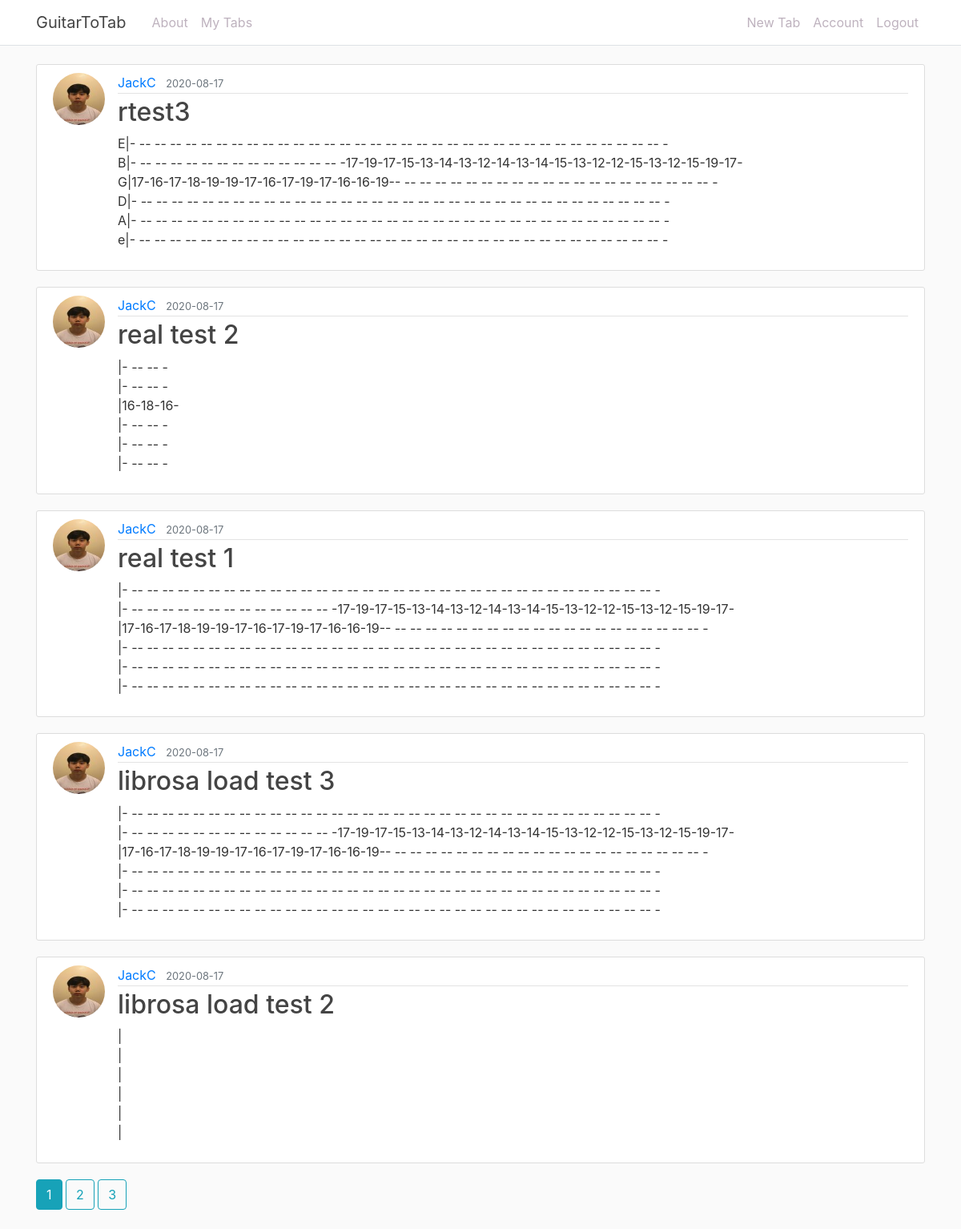
The app's page /my_tabs (signed in), older data.
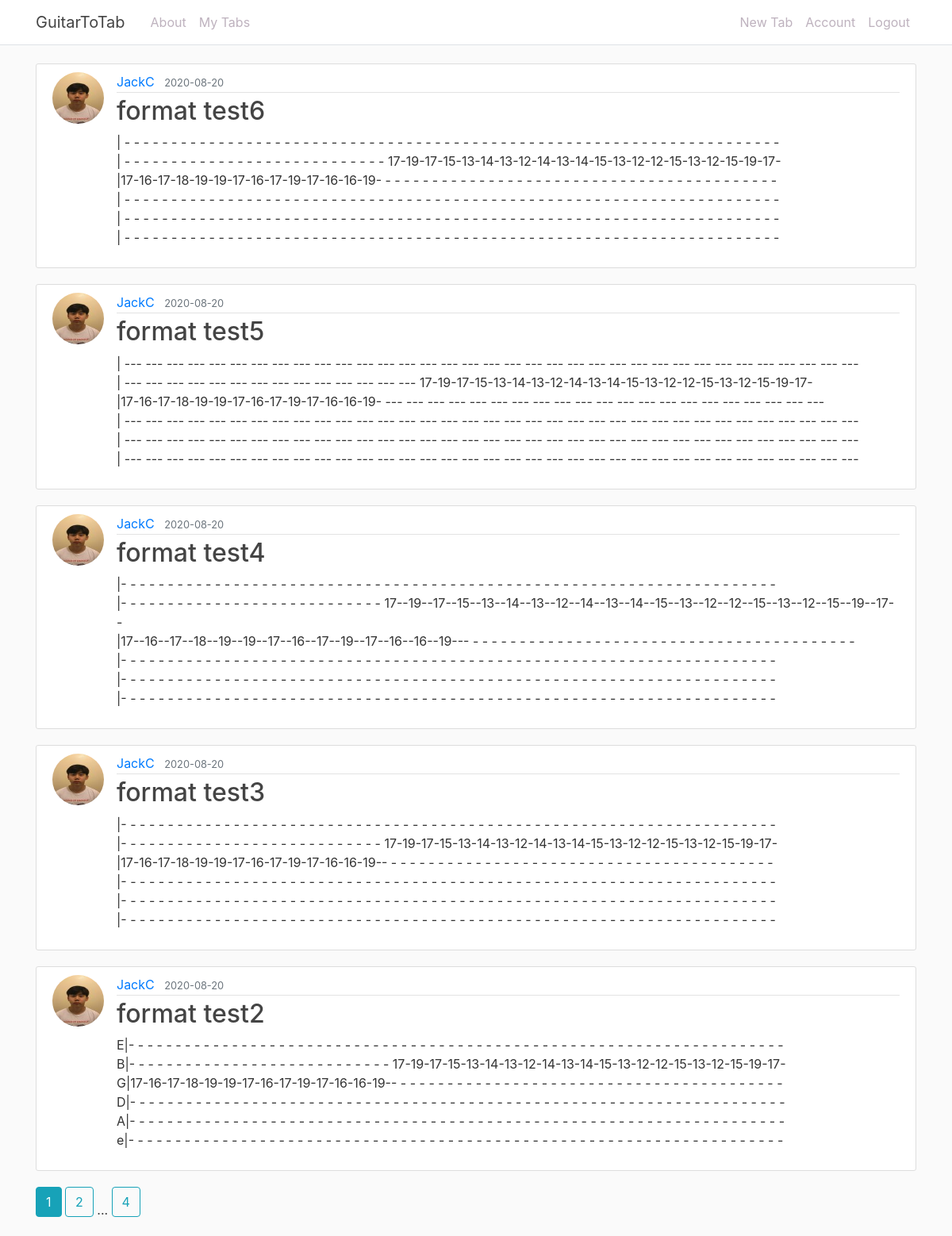
The same page, newer data.
### guitartotab/models.py (models this page shows, shortened)
class Tab(db.Model):
    id = db.Column(db.Integer, primary_key=True)
    title = db.Column(db.String(100), nullable=False)
    date_posted = db.Column(db.DateTime, nullable=False, default=datetime.utcnow)
    content = db.Column(db.Text, nullable=False)
    user_id = db.Column(db.Integer, db.ForeignKey('user.id'), nullable=False)

class User(db.Model, UserMixin):
    id = db.Column(db.Integer, primary_key=True)
    username = db.Column(db.String(20), unique=True, nullable=False)
    email = db.Column(db.String(120), unique=True, nullable=False)
    image_file = db.Column(db.String(20), nullable=False, default='default.jpg')
    password = db.Column(db.String(60), nullable=False)
    tabs = db.relationship('Tab', backref='author', lazy=True)

### guitartotab/main/routes.py (the view)
@main.route('/my_tabs')
@login_required
def my_tabs():
    page = request.args.get('page', 1, type=int)
    user = current_user
    tabs = Tab.query.filter_by(author=user).order_by(Tab.date_posted.desc()).paginate(page=page,per_page=5)
    return render_template('home.html', title='My Tabs', tabs=tabs)

### guitartotab/models.py (called while the page is built)
@login_manager.user_loader
def load_user(user_id):
    return User.query.get(int(user_id))

### guitartotab/templates/home.html
{% extends "base2.html" %}
{% block content %}
    {% if tabs.items %}
      {% for tab in tabs.items %}
          <article class="media content-section">
            <img class="rounded-circle article-img" src="{{ url_for('static', filename='profile_pics/' + tab.author.image_file) }}">
            <div class="media-body">
              <div class="article-metadata">
                <a class="mr-2" href="#">{{ tab.author.username }}</a>
                <small class="text-muted">{{ tab.date_posted.strftime('%Y-%m-%d') }}</small>
              </div>
              <h2><a class="article-title" href="{{ url_for('tabs.tab', tab_id=tab.id) }}">{{ tab.title }}</a></h2>
              <p class="article-content">{{ tab.content }}</p>
            </div>
          </article>
      {% endfor %}
      {% for page_num in tabs.iter_pages(left_edge=1, right_edge=1, left_current=1, right_current=2) %}
          {% if page_num %}
            {% if tabs.page == page_num %}
              <a class="btn btn-info mb-4" href="{{ url_for('main.my_tabs', page=page_num) }}">{{ page_num }}</a>
            {% else %}
              <a class="btn btn-outline-info mb-4" href="{{ url_for('main.my_tabs', page=page_num) }}">{{ page_num }}</a>
            {% endif %}
          {% else %}
            ...
          {% endif %}
      {% endfor %}
    {% else %}
      <h1>There seem to be nothing here...</h1>
    {% endif %}
{% endblock content %}

### guitartotab/templates/base2.html (shortened to what this page needs)
<!DOCTYPE html>
<html>
<head>
    <link rel="stylesheet" href="https://maxcdn.bootstrapcdn.com/bootstrap/4.0.0/css/bootstrap.min.css">
    <link rel="stylesheet" type="text/css" href="{{ url_for('static', filename='main.css') }}">
</head>
<body>
    <header class="site-header">
        <nav class="navbar navbar-expand-md navbar-dark bg-steel fixed-top border-bottom">
          <div class="container">
            {% if current_user.is_authenticated %}
              <a class="navbar-brand mr-4" href="/my_tabs">GuitarToTab</a>
            {% else %}
              <a class="navbar-brand mr-4" href="/landing">GuitarToTab</a>
            {% endif %}
            <div class="collapse navbar-collapse" id="navbarToggle">
              <div class="navbar-nav mr-auto">
                {% if current_user.is_authenticated %}
                  <a class="nav-item nav-link" href="{{ url_for('main.about') }}">About</a>
                  <a class="nav-item nav-link" href="{{ url_for('main.my_tabs') }}">My Tabs</a>
                {% else %}
                  <a class="nav-item nav-link" href="{{ url_for('main.about') }}">About</a>
                {% endif %}
              </div>
              <div class="navbar-nav">
                {% if current_user.is_authenticated %}
                  <a class="nav-item nav-link" href="{{ url_for('tabs.new_tabs') }}">New Tab</a>
                  <a class="nav-item nav-link" href="{{ url_for('users.account') }}">Account</a>
                  <a class="nav-item nav-link" href="{{ url_for('users.logout') }}">Logout</a>
                {% else %}
                  <a class="nav-item nav-link" href="{{ url_for('users.login') }}">Login</a>
                  <a class="nav-item nav-link" href="{{ url_for('users.register') }}">Register</a>
                {% endif %}
              </div>
            </div>
          </div>
        </nav>
     </header>
     <main role="main" class="container">
      <div class="row">
        <div class="col-md-12">
          {% block content %}{% endblock %}
        </div>
      </div>
    </main>
</body>
</html>

### guitartotab/static/main.css (style rules this page uses)
body { background: #fafafa; color: #333333; margin-top: 5rem; font-family: -apple-system, BlinkMacSystemFont, 'Segoe UI', Roboto, Oxygen, Ubuntu, Cantarell, 'Open Sans', 'Helvetica Neue', sans-serif; }
h1, h2, h3, h4, h5, h6 { color: #444444; }
.container .navbar-brand { color: #444444; }
.bg-steel { background-color: #ffffff; }
.site-header .navbar-nav .nav-link { color: #beb2be; }
.content-section { background: #ffffff; padding: 10px 20px; border: 1px solid #dddddd; border-radius: 3px; margin-bottom: 20px; }
.article-title { color: #444444; }
.article-content { white-space: pre-line; }
.article-img { height: 65px; width: 65px; margin-right: 16px; }
.article-metadata { padding-bottom: 1px; margin-bottom: 4px; border-bottom: 1px solid #e3e3e3 }

Row changes from the older to the newer data that the page shows:
no longer on this page (row unchanged): Tab: image_file (picture), author.username "JackC", date_posted "2020-08-17", title "rtest3", content "E|- -- -- -- -- -- -- -- -- -- -- -- -- -- -- -- -- -- -- -- -- -- -- -- -- -- -- -- -- -- -- -- -- -- -- - B|- -- -- -- -- -- -- -- -- -- -- -- -- -- -17-19-17-15-13-14-13-12-14-13-14-15-13-12-12-15-13-12-15-19-17- G|17-16-17-18-19-19-17-16-17-19-17-16-16-19-- -- -- -- -- -- -- -- -- -- -- -- -- -- -- -- -- -- -- -- -- - D|- -- -- -- -- -- -- -- -- -- -- -- -- -- -- -- -- -- -- -- -- -- -- -- -- -- -- -- -- -- -- -- -- -- -- - A|- -- -- -- -- -- -- -- -- -- -- -- -- -- -- -- -- -- -- -- -- -- -- -- -- -- -- -- -- -- -- -- -- -- -- - e|- -- -- -- -- -- -- -- -- -- -- -- -- -- -- -- -- -- -- -- -- -- -- -- -- -- -- -- -- -- -- -- -- -- -- -"
no longer on this page (row unchanged): Tab: image_file (picture), author.username "JackC", date_posted "2020-08-17", title "real test 2", content "|- -- -- - |- -- -- - |16-18-16- |- -- -- - |- -- -- - |- -- -- -"
no longer on this page (row unchanged): Tab: image_file (picture), author.username "JackC", date_posted "2020-08-17", title "real test 1", content "|- -- -- -- -- -- -- -- -- -- -- -- -- -- -- -- -- -- -- -- -- -- -- -- -- -- -- -- -- -- -- -- -- -- -- - |- -- -- -- -- -- -- -- -- -- -- -- -- -- -17-19-17-15-13-14-13-12-14-13-14-15-13-12-12-15-13-12-15-19-17- |17-16-17-18-19-19-17-16-17-19-17-16-16-19-- -- -- -- -- -- -- -- -- -- -- -- -- -- -- -- -- -- -- -- -- - |- -- -- -- -- -- -- -- -- -- -- -- -- -- -- -- -- -- -- -- -- -- -- -- -- -- -- -- -- -- -- -- -- -- -- - |- -- -- -- -- -- -- -- -- -- -- -- -- -- -- -- -- -- -- -- -- -- -- -- -- -- -- -- -- -- -- -- -- -- -- - |- -- -- -- -- -- -- -- -- -- -- -- -- -- -- -- -- -- -- -- -- -- -- -- -- -- -- -- -- -- -- -- -- -- -- -"
no longer on this page (row unchanged): Tab: image_file (picture), author.username "JackC", date_posted "2020-08-17", title "librosa load test 3", content "|- -- -- -- -- -- -- -- -- -- -- -- -- -- -- -- -- -- -- -- -- -- -- -- -- -- -- -- -- -- -- -- -- -- -- - |- -- -- -- -- -- -- -- -- -- -- -- -- -- -17-19-17-15-13-14-13-12-14-13-14-15-13-12-12-15-13-12-15-19-17- |17-16-17-18-19-19-17-16-17-19-17-16-16-19-- -- -- -- -- -- -- -- -- -- -- -- -- -- -- -- -- -- -- -- -- - |- -- -- -- -- -- -- -- -- -- -- -- -- -- -- -- -- -- -- -- -- -- -- -- -- -- -- -- -- -- -- -- -- -- -- - |- -- -- -- -- -- -- -- -- -- -- -- -- -- -- -- -- -- -- -- -- -- -- -- -- -- -- -- -- -- -- -- -- -- -- - |- -- -- -- -- -- -- -- -- -- -- -- -- -- -- -- -- -- -- -- -- -- -- -- -- -- -- -- -- -- -- -- -- -- -- -"
no longer on this page (row unchanged): Tab: image_file (picture), author.username "JackC", date_posted "2020-08-17", title "librosa load test 2", content "| | | | | |"
added Tab: image_file (picture), author.username "JackC", date_posted "2020-08-20", title "format test6", content "| - - - - - - - - - - - - - - - - - - - - - - - - - - - - - - - - - - - - - - - - - - - - - - - - - - - - - - - - - - - - - - - - - - - - - - | - - - - - - - - - - - - - - - - - - - - - - - - - - - - 17-19-17-15-13-14-13-12-14-13-14-15-13-12-12-15-13-12-15-19-17- |17-16-17-18-19-19-17-16-17-19-17-16-16-19- - - - - - - - - - - - - - - - - - - - - - - - - - - - - - - - - - - - - - - - - - - | - - - - - - - - - - - - - - - - - - - - - - - - - - - - - - - - - - - - - - - - - - - - - - - - - - - - - - - - - - - - - - - - - - - - - - | - - - - - - - - - - - - - - - - - - - - - - - - - - - - - - - - - - - - - - - - - - - - - - - - - - - - - - - - - - - - - - - - - - - - - - | - - - - - - - - - - -…"
added Tab: image_file (picture), author.username "JackC", date_posted "2020-08-20", title "format test5", content "| --- --- --- --- --- --- --- --- --- --- --- --- --- --- --- --- --- --- --- --- --- --- --- --- --- --- --- --- --- --- --- --- --- --- --- | --- --- --- --- --- --- --- --- --- --- --- --- --- --- 17-19-17-15-13-14-13-12-14-13-14-15-13-12-12-15-13-12-15-19-17- |17-16-17-18-19-19-17-16-17-19-17-16-16-19- --- --- --- --- --- --- --- --- --- --- --- --- --- --- --- --- --- --- --- --- --- | --- --- --- --- --- --- --- --- --- --- --- --- --- --- --- --- --- --- --- --- --- --- --- --- --- --- --- --- --- --- --- --- --- --- --- | --- --- --- --- --- --- --- --- --- --- --- --- --- --- --- --- --- --- --- --- --- --- --- --- --- --- --- --- --- --- --- --- --- --- --- | --- --- --- --- ---…"
added Tab: image_file (picture), author.username "JackC", date_posted "2020-08-20", title "format test4", content "|- - - - - - - - - - - - - - - - - - - - - - - - - - - - - - - - - - - - - - - - - - - - - - - - - - - - - - - - - - - - - - - - - - - - - - |- - - - - - - - - - - - - - - - - - - - - - - - - - - - 17--19--17--15--13--14--13--12--14--13--14--15--13--12--12--15--13--12--15--19--17-- |17--16--17--18--19--19--17--16--17--19--17--16--16--19--- - - - - - - - - - - - - - - - - - - - - - - - - - - - - - - - - - - - - - - - - - |- - - - - - - - - - - - - - - - - - - - - - - - - - - - - - - - - - - - - - - - - - - - - - - - - - - - - - - - - - - - - - - - - - - - - - |- - - - - - - - - - - - - - - - - - - - - - - - - - - - - - - - - - - - - - - - - - - - - - - - - - - - - - - - - - - - - - - - - - -…"
added Tab: image_file (picture), author.username "JackC", date_posted "2020-08-20", title "format test3", content "|- - - - - - - - - - - - - - - - - - - - - - - - - - - - - - - - - - - - - - - - - - - - - - - - - - - - - - - - - - - - - - - - - - - - - - |- - - - - - - - - - - - - - - - - - - - - - - - - - - - 17-19-17-15-13-14-13-12-14-13-14-15-13-12-12-15-13-12-15-19-17- |17-16-17-18-19-19-17-16-17-19-17-16-16-19-- - - - - - - - - - - - - - - - - - - - - - - - - - - - - - - - - - - - - - - - - - |- - - - - - - - - - - - - - - - - - - - - - - - - - - - - - - - - - - - - - - - - - - - - - - - - - - - - - - - - - - - - - - - - - - - - - |- - - - - - - - - - - - - - - - - - - - - - - - - - - - - - - - - - - - - - - - - - - - - - - - - - - - - - - - - - - - - - - - - - - - - - |- - - - - - - - - - - - - -…"
added Tab: image_file (picture), author.username "JackC", date_posted "2020-08-20", title "format test2", content "E|- - - - - - - - - - - - - - - - - - - - - - - - - - - - - - - - - - - - - - - - - - - - - - - - - - - - - - - - - - - - - - - - - - - - - - B|- - - - - - - - - - - - - - - - - - - - - - - - - - - - 17-19-17-15-13-14-13-12-14-13-14-15-13-12-12-15-13-12-15-19-17- G|17-16-17-18-19-19-17-16-17-19-17-16-16-19-- - - - - - - - - - - - - - - - - - - - - - - - - - - - - - - - - - - - - - - - - - D|- - - - - - - - - - - - - - - - - - - - - - - - - - - - - - - - - - - - - - - - - - - - - - - - - - - - - - - - - - - - - - - - - - - - - - A|- - - - - - - - - - - - - - - - - - - - - - - - - - - - - - - - - - - - - - - - - - - - - - - - - - - - - - - - - - - - - - - - - - - - - - e|- - - - - - - - - - -…"
Text that changed along with them:
new list line: "4"
list line gone: "3"
